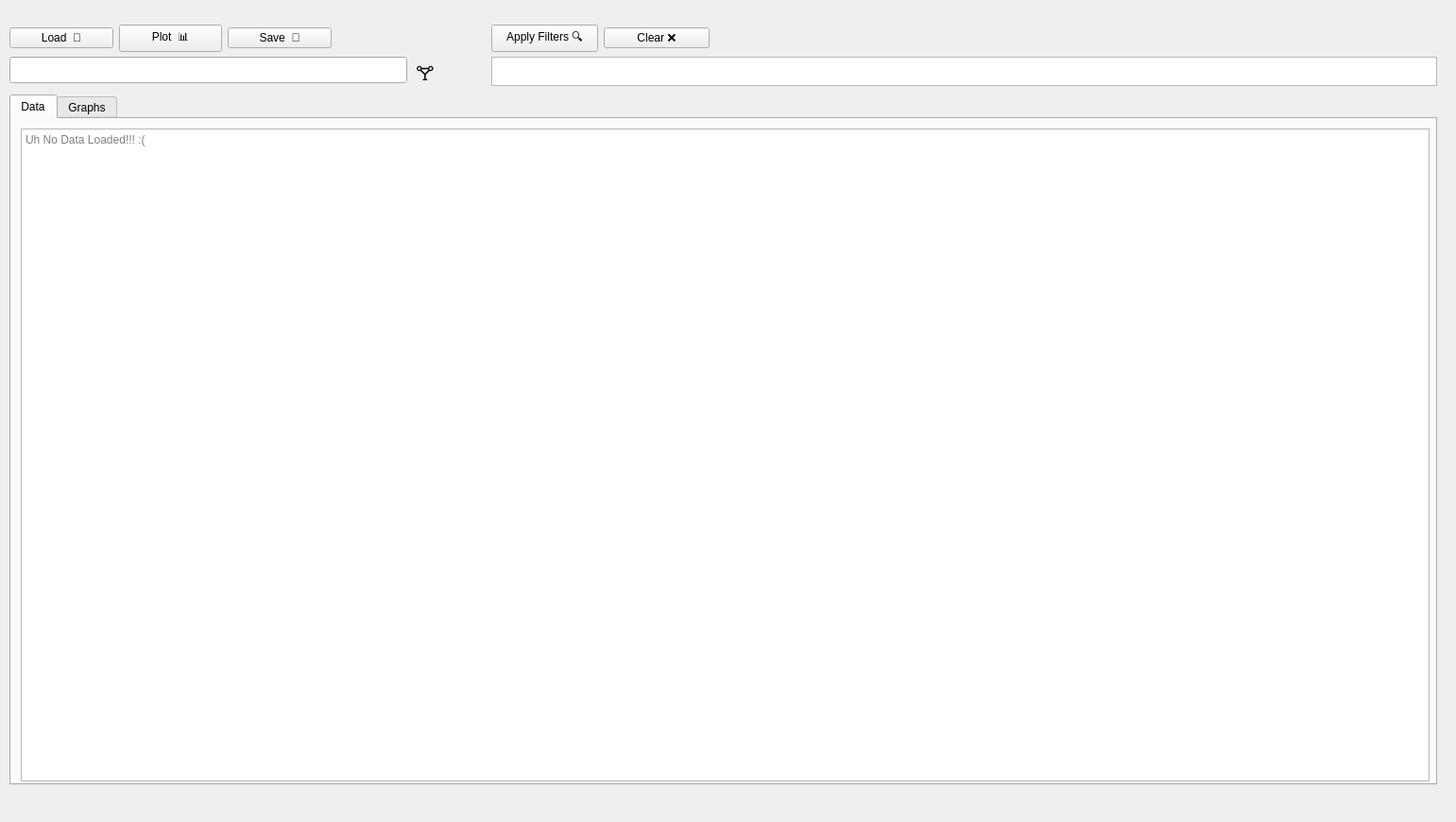
<?xml version="1.0" encoding="UTF-8"?>
<ui version="4.0">
 <class>Widget</class>
 <widget class="QWidget" name="Widget">
  <property name="geometry">
   <rect>
    <x>0</x>
    <y>0</y>
    <width>1541</width>
    <height>870</height>
   </rect>
  </property>
  <property name="windowTitle">
   <string>Widget</string>
  </property>
  <widget class="QTabWidget" name="GraphTab">
   <property name="geometry">
    <rect>
     <x>10</x>
     <y>100</y>
     <width>1511</width>
     <height>731</height>
    </rect>
   </property>
   <property name="currentIndex">
    <number>0</number>
   </property>
   <widget class="QWidget" name="tab">
    <attribute name="title">
     <string>Data</string>
    </attribute>
    <widget class="QTextBrowser" name="TextArea">
     <property name="geometry">
      <rect>
       <x>10</x>
       <y>10</y>
       <width>1491</width>
       <height>691</height>
      </rect>
     </property>
     <property name="placeholderText">
      <string>Uh No Data Loaded!!! :(</string>
     </property>
    </widget>
   </widget>
   <widget class="QWidget" name="tab_2">
    <attribute name="title">
     <string>Graphs</string>
    </attribute>
    <widget class="QListView" name="GraphsListView">
     <property name="geometry">
      <rect>
       <x>10</x>
       <y>10</y>
       <width>1491</width>
       <height>671</height>
      </rect>
     </property>
    </widget>
   </widget>
  </widget>
  <widget class="QLineEdit" name="FiltersSearchBox">
   <property name="geometry">
    <rect>
     <x>10</x>
     <y>60</y>
     <width>421</width>
     <height>28</height>
    </rect>
   </property>
  </widget>
  <widget class="QLabel" name="label">
   <property name="geometry">
    <rect>
     <x>440</x>
     <y>59</y>
     <width>63</width>
     <height>31</height>
    </rect>
   </property>
   <property name="font">
    <font>
     <pointsize>16</pointsize>
    </font>
   </property>
   <property name="text">
    <string>🝖</string>
   </property>
  </widget>
  <widget class="QPlainTextEdit" name="FilterInput">
   <property name="geometry">
    <rect>
     <x>520</x>
     <y>60</y>
     <width>1001</width>
     <height>31</height>
    </rect>
   </property>
  </widget>
  <widget class="QWidget" name="layoutWidget">
   <property name="geometry">
    <rect>
     <x>10</x>
     <y>20</y>
     <width>341</width>
     <height>41</height>
    </rect>
   </property>
   <layout class="QHBoxLayout" name="horizontalLayout_2">
    <item>
     <widget class="QPushButton" name="LoadButton">
      <property name="text">
       <string>Load  📁</string>
      </property>
     </widget>
    </item>
    <item>
     <widget class="QPushButton" name="PlotButton">
      <property name="text">
       <string>Plot  📊</string>
      </property>
     </widget>
    </item>
    <item>
     <widget class="QPushButton" name="SaveButton">
      <property name="text">
       <string>Save  💾</string>
      </property>
     </widget>
    </item>
   </layout>
  </widget>
  <widget class="QWidget" name="layoutWidget">
   <property name="geometry">
    <rect>
     <x>520</x>
     <y>20</y>
     <width>231</width>
     <height>41</height>
    </rect>
   </property>
   <layout class="QHBoxLayout" name="horizontalLayout">
    <item>
     <widget class="QPushButton" name="FilterButton">
      <property name="text">
       <string>Apply Filters 🔍</string>
      </property>
     </widget>
    </item>
    <item>
     <widget class="QPushButton" name="ClearFilter">
      <property name="text">
       <string>Clear ❌</string>
      </property>
     </widget>
    </item>
   </layout>
  </widget>
  <widget class="QLabel" name="label_2">
   <property name="geometry">
    <rect>
     <x>770</x>
     <y>10</y>
     <width>51</width>
     <height>51</height>
    </rect>
   </property>
   <property name="text">
    <string/>
   </property>
   <property name="pixmap">
    <pixmap>../../Downloads/load_image.png</pixmap>
   </property>
   <property name="scaledContents">
    <bool>true</bool>
   </property>
  </widget>
 </widget>
 <resources/>
 <connections/>
</ui>
